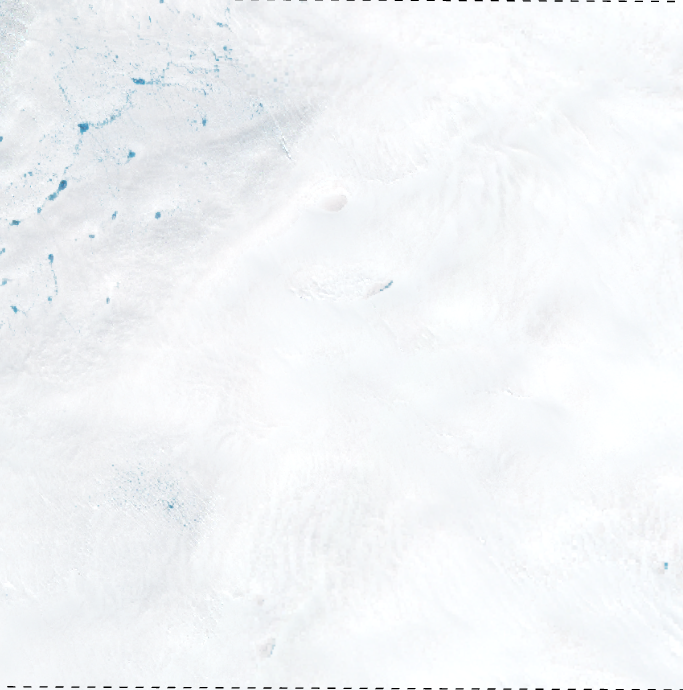
#> input picture Images/20220615.PNG, 683 x 690 px; its folder holds only this picture in this run
$ jupyter execute --allow-errors Classification.ipynb
#> lines starting #> are read from the running program, lines starting #| are printed output that depends on the picture; after the words box and inside, x2 and y2 are one past the last pixel; in counts of white or black regions, pixels touching at a corner belong together
[cell 1]
from PIL import Image
import glob
import numpy as np
import cv2
import matplotlib.pyplot as plt
import urllib
from urllib.request import urlopen
import webcolors
from collections import Counter
import time
import matplotlib.dates as mdates
from datetime import datetime
import seaborn as sns

images = glob.glob("./Images/*")
dates = []
for i in images:
    dates.append(i[9:17])

#> (the rest of this cell did not finish here and is left out)

[cell 2]
image = cv2.imread(f"./Images/20220828.PNG")

# Convert BGR to HSV
#> (the rest of this cell did not finish here and is left out)

[cell 3]
def calculate_region(date):
#> called with date = '20220615'
    image = cv2.imread(f"./Images/{date}.PNG")
#> image is the input picture: shape (690, 683, 3); mean B, G, R 247.3, 245.1, 242.6

    # Convert BGR to HSV
    hsv = cv2.cvtColor(image, cv2.COLOR_BGR2HSV)
#> hsv: shape (690, 683, 3); mean H, S, V 104, 4.8, 247.3

    # Define the range of colors to detect in HSV
    lower_color = np.array([75, 40, 0])  # Lower bound of color (in HSV)
    upper_color = np.array([150, 255, 255])  # Upper bound of color (in HSV)
    #lower_color = np.array([0,0,0])
    #upper_color = np.array([255,255,255])

    # Threshold the HSV image to get only the specified color
    mask = cv2.inRange(hsv, lower_color, upper_color)
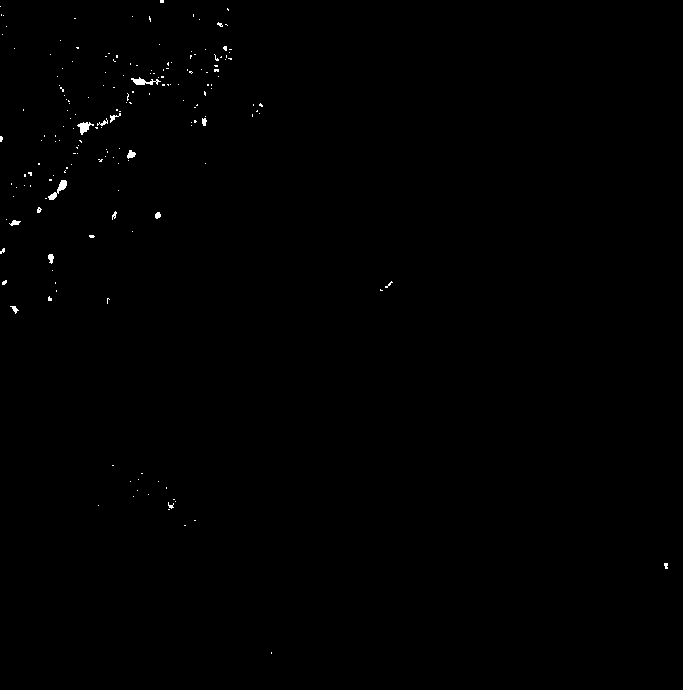
#> mask: shape (690, 683); 0.27% white; 180 white regions (165 under 20 px), largest, box (x1, y1, x2, y2) and area: (48, 180, 67, 200) 126, (131, 77, 161, 85) 115, (77, 122, 94, 135) 105

    result = cv2.bitwise_and(image, image, mask = mask)
    percentage = lambda mask: round(((mask > 0).mean()) * 100,3)
    p = percentage(mask)
#> p = 0.271

    print(p, date)
#| 0.271 20220615
    return p
    # Display the result
    #cv2.imshow('Color Detection', result)
    #cv2.waitKey(0)
    #cv2.destroyAllWindows()

[cell 4]
percentages = []
for d in dates:
    percentages.append(calculate_region(d))

[cell 5]
# Fixing date
newdates = []
for d in dates:
    newd = d[:4] + "-" +d[4:6] + "-" + d[6:]
    newdates.append(newd)
print(newdates)

[cell 6]
x = [datetime.strptime(date, '%Y-%m-%d') for date in newdates]
y = percentages
#> y = [0.271]

# Plot x and y
plt.plot(x, y)

# Set x-axis format as dates
plt.gca().xaxis.set_major_formatter(mdates.DateFormatter('%Y-%m-%d'))
plt.gca().xaxis.set_major_locator(mdates.WeekdayLocator())

# Rotate x-axis labels for better readability
plt.gcf().autofmt_xdate()

# Add labels and title
plt.xlabel('Date')
plt.ylabel('Y-axis')
plt.title('Plot of Y against Date 2022')

# Show the plot
plt.tight_layout()
plt.show()
plt.show()


$ run again, on Images/20220813.PNG
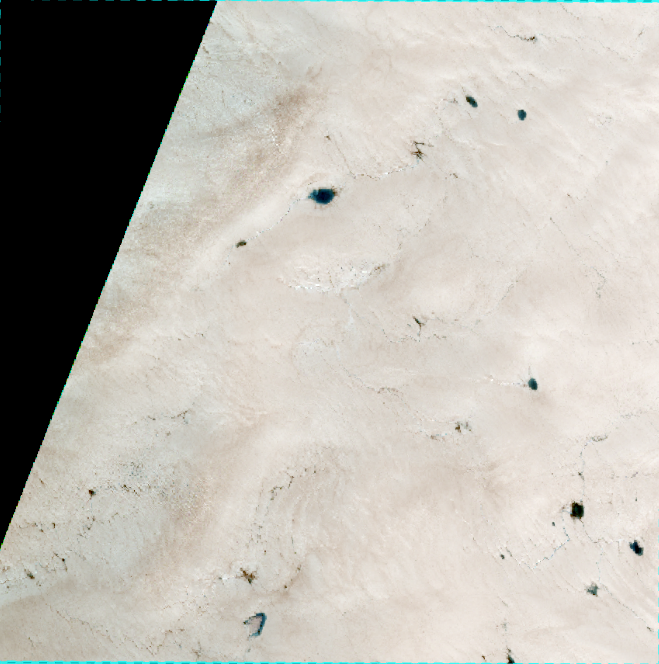
#> input picture Images/20220813.PNG, 659 x 664 px
#> in calculate_region, image is the input picture: shape (664, 659, 3); mean B, G, R 176.5, 184, 187.6
#> hsv: shape (664, 659, 3); mean H, S, V 17.7, 16.2, 188.9
#> in calculate_region, `mask = cv2.inRange(hsv, lower_color, upper_color)`:
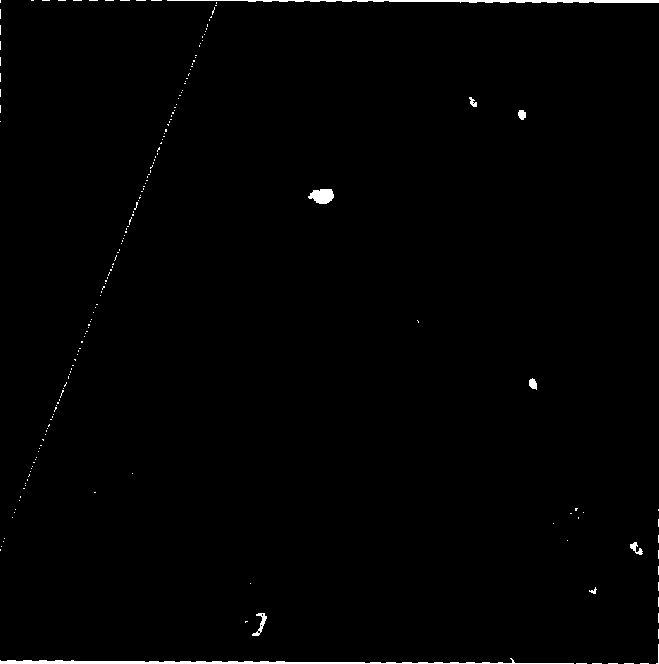
#> mask: shape (664, 659); 0.82% white; 192 white regions (182 under 20 px), largest, box (x1, y1, x2, y2) and area: (0, 658, 574, 664) 1303, (167, 0, 659, 3) 988, (308, 189, 334, 204) 288
#> p = 0.825
#| 0.825 20220813
#> y = [0.825]

$ run again, on Images/20220625.PNG
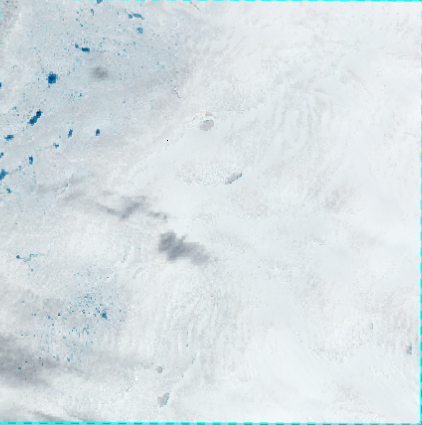
#> input picture Images/20220625.PNG, 422 x 425 px
#> in calculate_region, image is the input picture: shape (425, 422, 3); mean B, G, R 228.9, 225.5, 215.7
#> hsv: shape (425, 422, 3); mean H, S, V 99.1, 15.1, 228.9
#> in calculate_region, `mask = cv2.inRange(hsv, lower_color, upper_color)`:
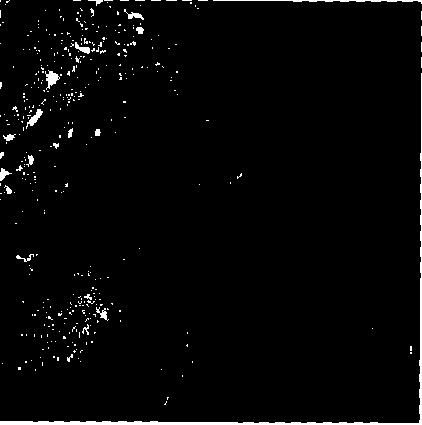
#> mask: shape (425, 422); 2.5% white; 396 white regions (375 under 20 px), largest, box (x1, y1, x2, y2) and area: (0, 73, 422, 425) 1879, (213, 0, 422, 4) 289, (45, 70, 60, 90) 144
#> in calculate_region, `result = cv2.bitwise_and(image, image, mask = mask)`:
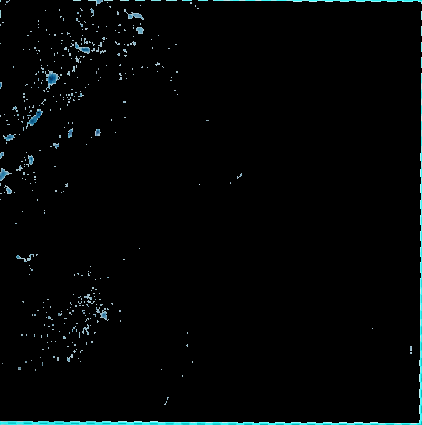
#> result: shape (425, 422, 3); mean B, G, R 5.3, 5.1, 2.6
#> p = 2.46
#| 2.464 20220625
#> y = [2.46]

$ run again, on Images/20220628.PNG
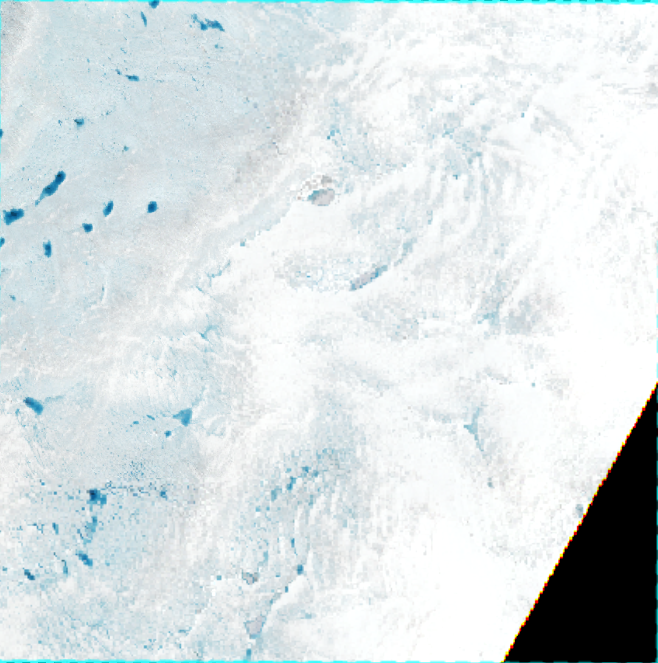
#> input picture Images/20220628.PNG, 658 x 663 px
#> in calculate_region, image is the input picture: shape (663, 658, 3); mean B, G, R 226.4, 224.7, 216.7
#> hsv: shape (663, 658, 3); mean H, S, V 83, 12.3, 226.9
#> in calculate_region, `mask = cv2.inRange(hsv, lower_color, upper_color)`:
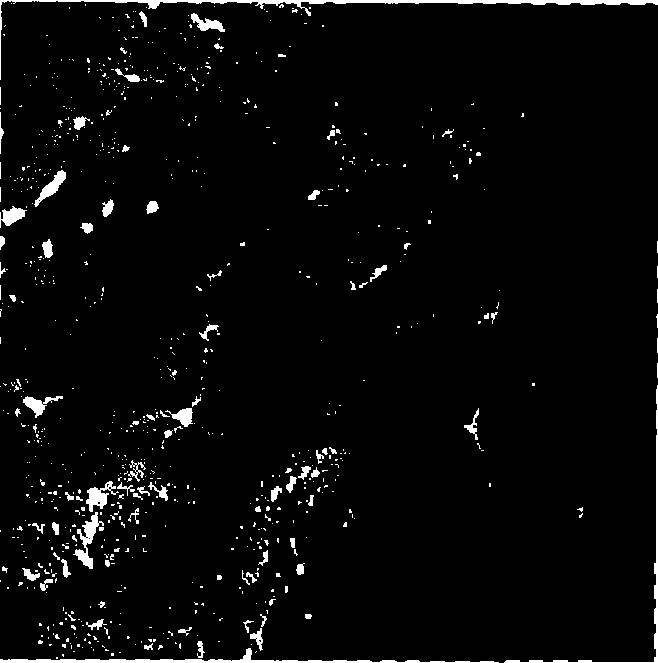
#> mask: shape (663, 658); 3.3% white; 821 white regions (735 under 20 px), largest, box (x1, y1, x2, y2) and area: (0, 0, 658, 80) 2283, (0, 648, 499, 663) 1521, (504, 385, 658, 663) 929
#> in calculate_region, `result = cv2.bitwise_and(image, image, mask = mask)`:
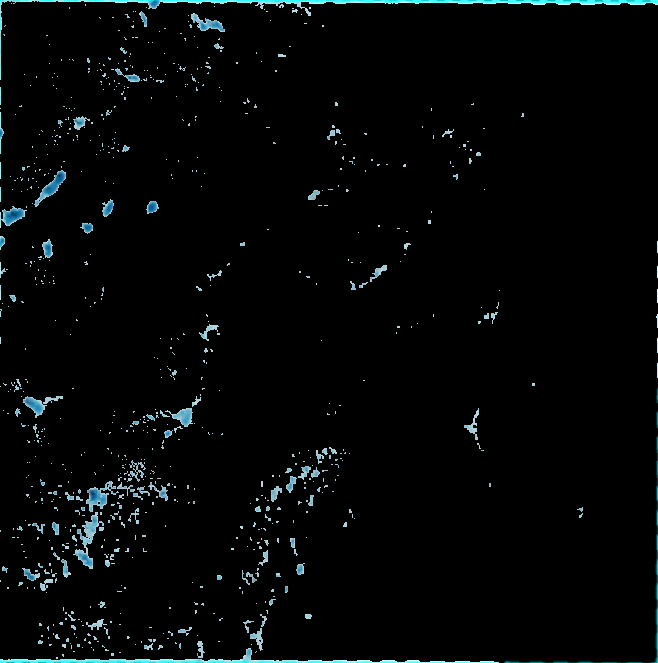
#> result: shape (663, 658, 3); mean B, G, R 6.9, 6.5, 4.2
#> p = 3.34
#| 3.337 20220628
#> y = [3.34]
